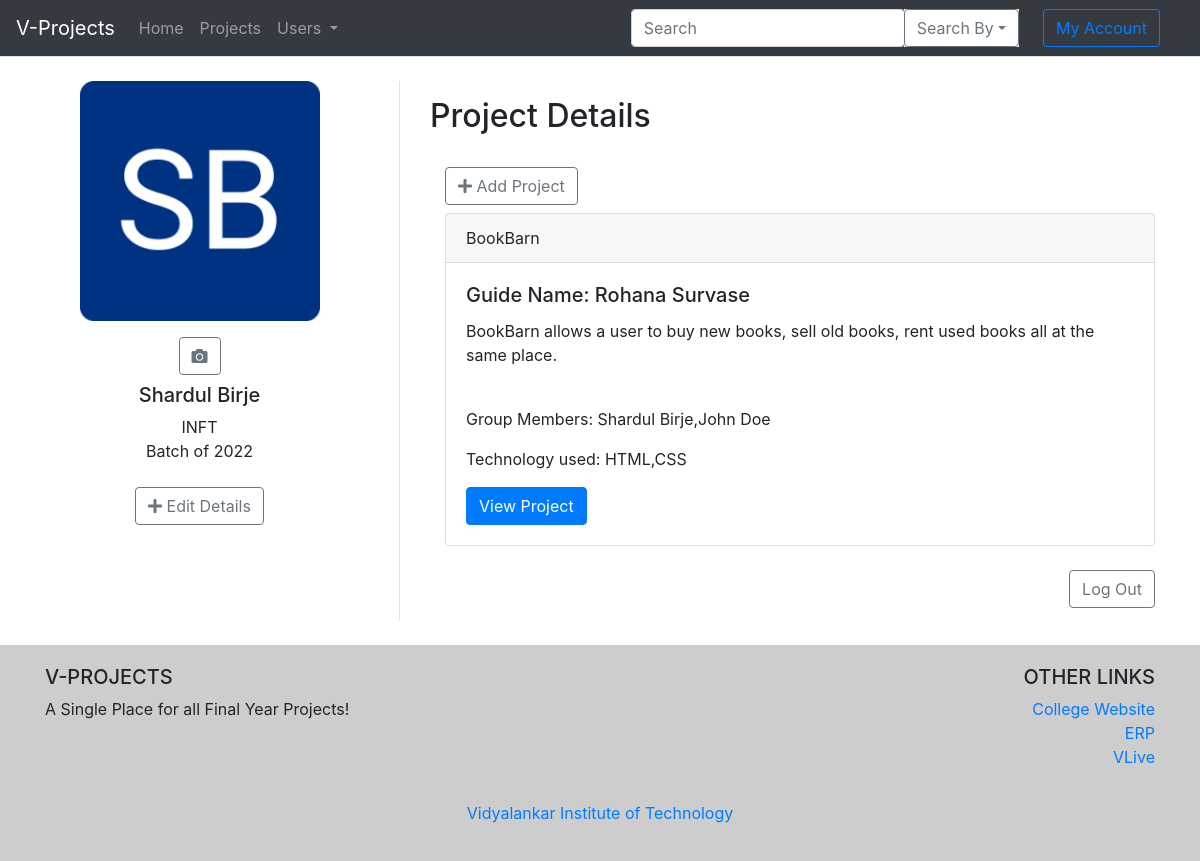
The app's page /account.php?userid=s12 (signed in) with its own data.
### tables this page shows
CREATE TABLE `user_info` (
  `id` int(11) NOT NULL,
  `user_id` varchar(10) DEFAULT NULL,
  `username` varchar(50) NOT NULL,
  `email` varchar(50) NOT NULL,
  `department` varchar(30) DEFAULT NULL,
  `type` varchar(10) NOT NULL,
  `password` varchar(10) NOT NULL,
  `image` varchar(50) NOT NULL DEFAULT './Assets/default_profile.png'
);

CREATE TABLE `student` (
  `student_id` varchar(10) NOT NULL,
  `group_id` varchar(15) DEFAULT NULL,
  `guide_id` varchar(4) DEFAULT NULL,
  `batch` int(11) NOT NULL DEFAULT 0,
  `division` int(1) DEFAULT 0
);

CREATE TABLE `project` (
  `pid` int(11) NOT NULL,
  `project_id` varchar(5) DEFAULT NULL,
  `project_name` text NOT NULL,
  `project_desc` varchar(100) DEFAULT NULL,
  `blackbook_link` varchar(100) DEFAULT NULL,
  `paper_link` varchar(100) DEFAULT NULL,
  `videa_link` varchar(50) DEFAULT NULL,
  `guideid` varchar(5) NOT NULL,
  `other_details` varchar(100) DEFAULT NULL,
  `group_id` varchar(5) NOT NULL,
  `project_link` varchar(50) DEFAULT NULL,
  `technologies` varchar(50) DEFAULT NULL
);

CREATE TABLE `group_details` (
  `gid` int(11) NOT NULL,
  `group_id` varchar(15) DEFAULT NULL,
  `group_member_count` int(11) NOT NULL,
  `group_member_ids` varchar(20) NOT NULL,
  `group_member_names` varchar(50) NOT NULL,
  `guide_id` varchar(4) NOT NULL,
  `project_id` varchar(11) DEFAULT NULL
);

### account.php (the view, shortened to what this page needs)
<!DOCTYPE html>
<html lang="en">
<head>
	<?php
        $userID='';
        require('./PHP/common_files.php');
        require('./PHP/connect.php');
        if(isset($_GET['userid'])){
            $userID=$_GET['userid'];
        }
    ?>
</head>
<body>
    <?php
        require('./PHP/header.php');
    ?>
    <?php
        $selectDetails="SELECT * FROM `user_info` WHERE `user_id`='". $userID ."'";
        $queryResult = mysqli_query($connection, $selectDetails);
        $userDetails = mysqli_fetch_assoc($queryResult);
        $studentDetails='';
        if($userDetails['type']==="student"){
            $selectStudentDetails="SELECT * FROM `student` WHERE `student_id`='". $userID ."'";
            $studentQueryResult = mysqli_query($connection, $selectStudentDetails);
            $studentDetails = mysqli_fetch_assoc($studentQueryResult);
        }
    ?>
    <?php
    if($userDetails['type']==="student"){
        if (!is_null($studentDetails['group_id'])) {
            $selectGroupDetails="SELECT * FROM `group_details` WHERE `group_id`='". $studentDetails['group_id'] ."'";
            $selectGroupResult=mysqli_query($connection, $selectGroupDetails);
            $groupDetails=mysqli_fetch_assoc($selectGroupResult);
            $selectProjectDetails="SELECT `project_id`,`project_name`,`project_desc`,`guideid`,`technologies`,`project_link` FROM `project` WHERE `group_id`='". $studentDetails['group_id'] ."'";
            $selectProjectResult=mysqli_query($connection, $selectProjectDetails);
            $projectDetails=mysqli_fetch_assoc($selectProjectResult);
        }
    }else{
        $selectGuideProjectDetails="SELECT `project_name`,`project_desc`,`technologies`,`project_id`
        FROM `project`
        WHERE `guideid`='".$userID."'";
    }
    ?>
	<div class="container-fluid account-section mt-3">
        <div class="row my-4">
	        <div class="col-lg-4 col-12 border-right border-default">
                <div class="container text-center">
                    <img src="<?php
                       echo $userDetails['image'];
                    ?>" alt="Profile" class="img-fluid rounded d-block mx-auto" style="height: 30vh; position:relative;">
                    <?php
                        if($_SESSION["user_id"]===$userID){
                            echo '<button class="btn btn-outline-secondary mt-3" data-toggle="modal" data-target="#profileModal"><i class="fas fa-camera"></i></button>';
                        }
                     ?>
                    <div class="profile-details my-2 container mx-auto" style="padding-bottom: 5em;">
                        <div class="d-flex justify-content-center">
                            <div class="text-center">
                                <h5><?php
                                    echo $userDetails['username'];
                                ?></h5>
                                <span class="d-block">
                                    <?php
                                        echo $userDetails['department'];
                                    ?>
                                </span>
                                <?php
                                    if($userDetails["type"]==="student"){
                                        if($studentDetails["batch"]==0){
                                            echo "";
                                        }else{
                                            echo "<p>Batch of ".$studentDetails['batch']."</p>";
                                        }
                                    }
                                 ?>
                                <?php
                                        if($_SESSION["user_id"]===$userID){
                                            echo'<button class="btn btn-outline-secondary align-self-start my-2" data-toggle="modal" data-target="#editProfileModal"><i class="fas fa-plus"></i> Edit Details</i></button>';
                                        }
                                    ?>
                            </div>
                        </div>
                    </div>
                </div>
           </div>
           <div class="col-lg-8">
               <div class="container">
                   <div class="projects">
                        <div class="d-lg-flex justify-content-between align-items-center py-3">
                            <h2>Project Details</h2>
                        </div>
                        <div class="container">
                            <?php
                                if($_SESSION["user_id"]===$userID && $userDetails['type']==="student" && !is_null($userDetails["department"])){
                                    echo
                                    '<button class="btn btn-outline-secondary my-2" data-toggle="modal" data-target="#addProjectModal">
                                        <i class="fas fa-plus"></i>
                                        Add Project
                                    </button>';
                                }
                            ?>
                            <?php
                                if($userDetails['type']==="student"){
                                    if(!is_null($studentDetails['group_id'])){
                                        $GuideName="SELECT `username` FROM `user_info` where `user_id`='". $studentDetails['guide_id'] ."'";
                                        $Guideresult = mysqli_query($connection, $GuideName);
                                        $Guiderow='';
                                        if (mysqli_num_rows($Guideresult) > 0) {
                                            $Guiderow = mysqli_fetch_assoc($Guideresult);
                                        }
                                        echo'
                                        <div class="card mb-4">
                                            <div class="card-header">
                                            '.$projectDetails["project_name"].'
                                            </div>
                                            <div class="card-body">
                                               <h5 class="card-title">Guide Name: '.$Guiderow["username"].'</h5>
                                                <p class="card-text">
                                                    '.$projectDetails["project_desc"].'
                                                </p>
                                            </div>
                                            <div class="card-body">
                                                <p>Group Members: '.$groupDetails["group_member_names"].'</p>
                                                <p>Technology used: '.$projectDetails["technologies"].'
                                                </p>
                                                <a href="./project.php?id='.$projectDetails["project_id"].'" class="btn btn-primary">View Project</a>
                                            </div>
                                        </div>
                                        ';
                                    }
                                }
                             ?>
                        </div>
                   </div>
                   <?php
                       if($_SESSION["user_id"]===$userID){
                           echo'<form method="POST" class="container d-flex justify-content-end">
                               <button class="btn btn-outline-secondary" name="logout" type="submit">Log Out</button>
                           </form>';
                        }
                    ?>
                </div>
           </div>
        </div>
    </div>
    <?php
        require('./PHP/footer.php')
    ?>
</body>
</html>

### CSS/mainStyle.css (style rules this page uses)
html,body { height: 100vh; }

### records on screen
user_info: image (placeholder picture), username "Shardul Birje", department "INFT"
student: batch "2022"
project: project_name "BookBarn", project_desc "BookBarn allows a user to buy new books, sell old books, rent used books all at the same place.", technologies "HTML,CSS"
user_info: username "Rohana Survase"
group_details: group_member_names "Shardul Birje,John Doe"
